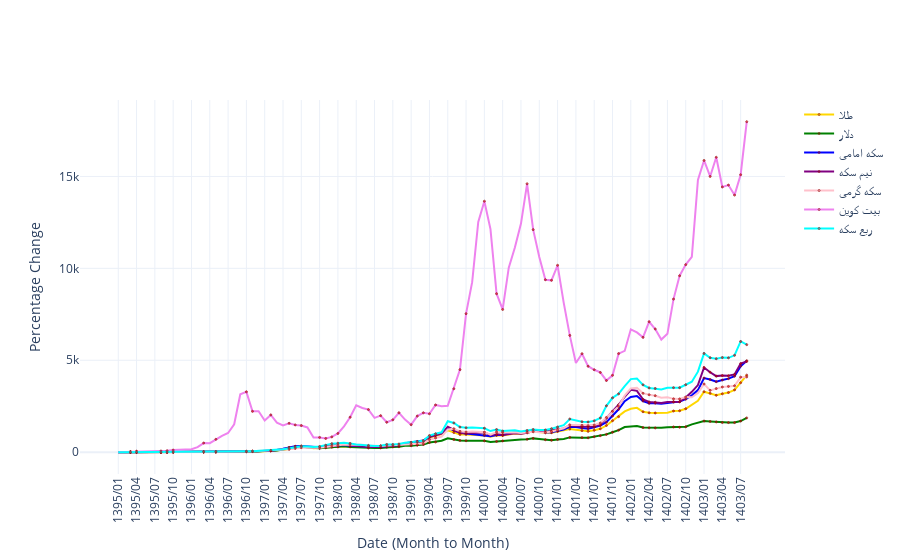

The notebook cell this image was saved under:
### Code cell
def convert_persian_to_jalali(persian_date):
    year, month, day = map(int, persian_date.split('/'))  # Split and convert to integers
    return JalaliDate(year, month, day)

df['persian_date_jalali'] = df['persian_date'].apply(convert_persian_to_jalali)

all_data_df = df

df = df[df['persian_date_jalali'] > JalaliDate(1395, 1, 1)]

# Group by market type and year_month
market_names = {
  "Coin": "سکه امامی",
  "Bitcoin": "بیت کوین",
  "Nim-Coin": "نیم سکه",
  "Gold": "طلا",
  "Dollar": "دلار",
  "Rob-Coin": "ربع سکه",
  "Coin-Gerami": "سکه گرمی"  
}

monthly_data_dict = {}

for market_type in df['market_type'].unique():
    market_data = df[df['market_type'] == market_type]

    # Calculate monthly average price and percentage change
    grouped = market_data.groupby('year_month').agg(
        avg_closing_price=('closing', 'mean')
    )
    grouped['price_change'] = (grouped['avg_closing_price'] / grouped['avg_closing_price'].iloc[0] - 1) * 100

    # Add data to dictionary
    monthly_data_dict[market_names.get(str(market_type), 'Unknown')] = {
        'year_month': grouped.index.tolist(),
        'price_change': grouped['price_change'].tolist()
    }

# Custom height for the output cell
display(HTML('<style>.output { height: 800px; overflow-y: scroll; }</style>'))

# Load events data from CSV
events_df = pd.read_csv("events.csv")

colors = {
    "بیت کوین": "violet",
    "طلا": "gold",
    "دلار": "green",
    "سکه امامی": "blue",
    "نیم سکه": "purple",
    "ربع سکه": "cyan",
    "سکه گرمی": "pink"
}

# Create a figure
fig = go.Figure()

# Iterate over the monthly data dictionary to add traces for each market
for name, monthly_data in monthly_data_dict.items():
    hover_texts = []
    marker_colors = []
    marker_sizes = []

    for date in monthly_data['year_month']:
        # Check if any events match this date
        matching_events = events_df[events_df['Date'] == date]
        if not matching_events.empty:
            # Combine all matching event names into one hover text
            event_names = "<br>".join(matching_events['Event'].tolist())
            hover_texts.append(f"<b>{event_names}</b>")
            marker_colors.append('yello')  # Highlight event points in red
            marker_sizes.append(2)  # Highlight event points with larger size
        else:
            hover_texts.append("")  # No event for this date
            marker_colors.append('rgba(0,0,0,0)')  # Transparent color for non-event points
            marker_sizes.append(0)  # Invisible marker size

    # Add trace for each market
    fig.add_trace(go.Scatter(
        x=monthly_data['year_month'],
        y=monthly_data['price_change'],
        mode='lines+markers',
        name=name,
        hoverinfo="text",  # Only show custom hover text
        text=hover_texts,  # Custom hover text
        marker=dict(
            color=marker_colors,  # Assign colors based on event occurrence
            size=marker_sizes,  # Show marker size only for events
            line=dict(width=1, color="darkred")  # Optional: outline markers
        ),
        line=dict(color=colors.get(name, "black"), width=2)  # Default to black if not in colors
    ))

# Chart settings
fig.update_layout(
    xaxis_title="Date (Month to Month)",
    yaxis_title="Percentage Change",
    xaxis=dict(
        type="category",
        tickangle=-90
    ),
    template='plotly_white',
    showlegend=True,
    height=800  # Set the height of the entire chart
)

# Display the figure
fig.show()
